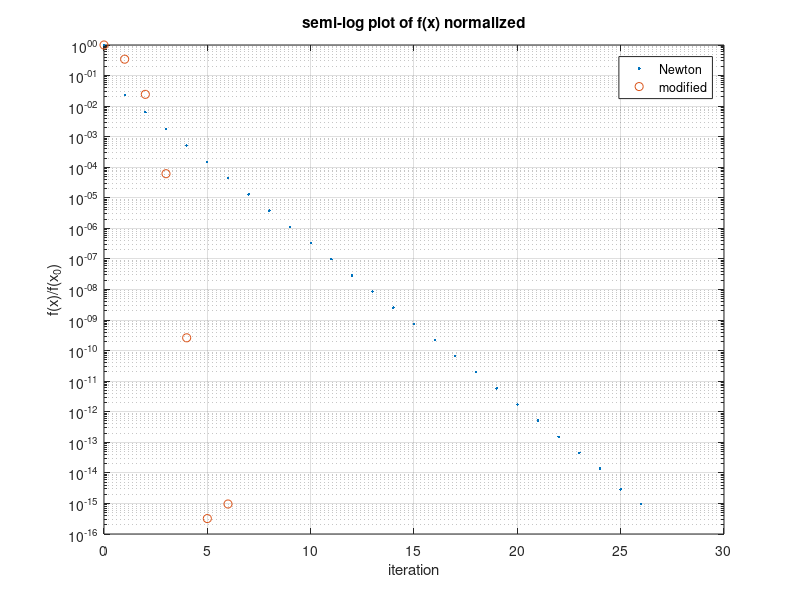

Write the MATLAB code that produced this figure.
% 2/11/2020
% Matthew Pahayo
% hw 1 
% % q3 plot
% file Name: plt.m

clc
clear all
close all

f_m = importdata("flm.txt");
f = importdata("fl.txt");

g_m = abs(f_m/f_m(1));
g = abs(f/f(1)); 

a = 0:length(g)-1;
a_m = 0:length(g_m)-1;


semilogy(a,g,'.',a_m,g_m,'o')
title('semi-log plot of f(x) normalized')
xlabel('iteration')
ylabel('f(x)/f(x_0)')
grid on 
legend('Newton', 'modified')